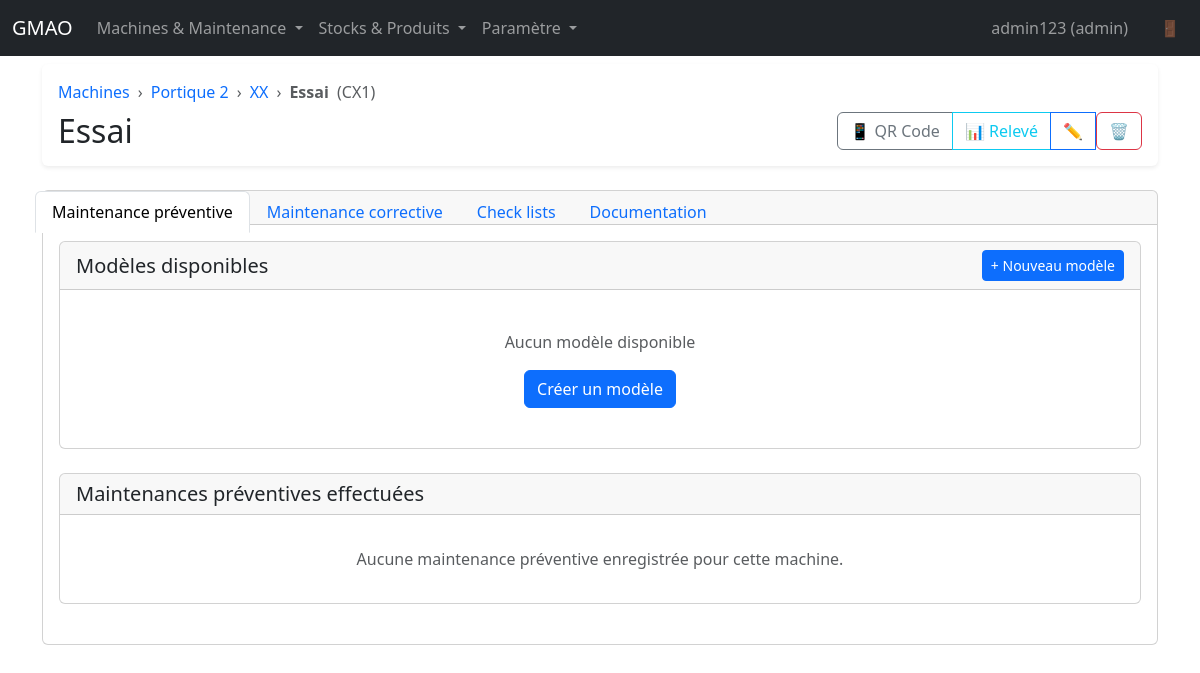
Page /machines/4 (signed in) on the committed database.
### app.py (models this page shows, shortened)
class User(UserMixin, db.Model):
    id = db.Column(db.Integer, primary_key=True)
    username = db.Column(db.String(80), unique=True, nullable=False)
    password_hash = db.Column(db.String(255), nullable=False)
    user_type = db.Column(db.String(20), nullable=False)

class Machine(db.Model):
    id = db.Column(db.Integer, primary_key=True)
    name = db.Column(db.String(120), nullable=False)
    code = db.Column(db.String(50), unique=True, nullable=False)
    parent_id = db.Column(db.Integer, db.ForeignKey("machine.id"))
    hour_counter_enabled = db.Column(db.Boolean, default=False)
    hours = db.Column(db.Float, default=0.0)
    counter_unit = db.Column(db.String(20), nullable=True)  # Unité du compteur (h, cycles, anneaux, etc.)
    stock_id = db.Column(db.Integer, db.ForeignKey("stock.id"), nullable=True)  # Stock associé par défaut
    parent = db.relationship("Machine", remote_side=[id], backref="children")
    stock = db.relationship("Stock")
    counters = db.relationship("Counter", back_populates="machine", cascade="all, delete-orphan")
    def is_root(self):
        return self.parent_id is None

### app.py (the view, shortened to what this page needs)
@app.route("/machines/<int:machine_id>")
@login_required
def machine_detail(machine_id):
    machine = Machine.query.get_or_404(machine_id)
    entries = (
        MaintenanceEntry.query.filter_by(machine_id=machine.id)
        .order_by(MaintenanceEntry.created_at.desc())
        .all()
    )
    corrective_maintenances = (
        CorrectiveMaintenance.query.filter_by(machine_id=machine.id)
        .order_by(CorrectiveMaintenance.created_at.desc())
        .all()
    )
    templates = []
    template_progress = []
    root_machine = machine
    while root_machine.parent:
        root_machine = root_machine.parent
    has_own_counter = machine.hour_counter_enabled
    has_root_counters = root_machine.is_root() and root_machine.counters
    has_counter = has_own_counter or has_root_counters
    if has_counter:
        templates = PreventiveReport.query.filter_by(machine_id=machine.id).order_by(PreventiveReport.name).all()
    children = sorted(machine.children, key=lambda c: c.name)
    if has_counter:
        ensure_all_progress_for_machine(machine)
    entries_by_report = {}
    if has_counter:
        progress_records = MaintenanceProgress.query.filter_by(machine_id=machine.id).all()
        progress_map = {(record.report_id, record.counter_id): record for record in progress_records}
    documents = MachineDocument.query.filter_by(machine_id=machine.id).order_by(MachineDocument.uploaded_at.desc()).all()
    checklist_templates = ChecklistTemplate.query.filter_by(machine_id=machine.id).order_by(ChecklistTemplate.name).all()
    for template in checklist_templates:
        _ = template.items  # Précharger les items
        _ = template.instances  # Précharger les instances
    checklist_instances = (
        ChecklistInstance.query.filter_by(machine_id=machine.id)
        .order_by(ChecklistInstance.created_at.desc())
        .limit(50)
        .all()
    )
    return render_template(
        "machine_detail.html",
        machine=machine,
        root_machine=root_machine,
        entries=entries,
        entries_by_report=entries_by_report,
        corrective_maintenances=corrective_maintenances,
        templates=templates,
        template_progress=template_progress,
        children=children,
        documents=documents,
        checklist_templates=checklist_templates,
        checklist_instances=checklist_instances,
    )

### app.py (called while the page is built, shortened)
@login_manager.user_loader
def load_user(user_id):
    return User.query.get(int(user_id))

def machine_lineage(machine):
    nodes = []
    current = machine
    while current:
        nodes.append(current)
        current = current.parent
    return list(reversed(nodes))

@app.context_processor
def inject_now():
    return {"now": dt.datetime.utcnow()}

def ensure_all_progress_for_machine(machine: Machine):
    existing_by_machine = {
        record.report_id: record
        for record in MaintenanceProgress.query.filter_by(machine_id=machine.id, counter_id=None).all()
    }
    existing_by_counter = {}
    root_machine = machine
    while root_machine.parent:
        root_machine = root_machine.parent
    all_counter_progress = MaintenanceProgress.query.filter_by(machine_id=machine.id).filter(MaintenanceProgress.counter_id.isnot(None)).all()
    for record in all_counter_progress:
        existing_by_counter[record.report_id] = record
    reports = PreventiveReport.query.filter_by(machine_id=machine.id).order_by(PreventiveReport.id).all()
    created = False
    if created:
        db.session.flush()
    all_progress = list(existing_by_machine.values()) + list(existing_by_counter.values())
    return all_progress

### templates/machine_detail.html (shortened to what this page needs)
{% extends "base.html" %}
{% block content %}
<div class="card mb-4 border-0 shadow-sm">
  <div class="card-body py-3">
    <nav aria-label="breadcrumb" class="mb-2">
      <ol class="breadcrumb mb-0" style="--bs-breadcrumb-divider: '›';">
        <li class="breadcrumb-item">
          <a href="{{ url_for('machines') }}" class="text-decoration-none">Machines</a>
        </li>
        {% for node in machine_lineage(machine) %}
          {% if loop.last %}
          <li class="breadcrumb-item active" aria-current="page">
            <strong>{{ node.name }}</strong>
            {% if node.code %}
            <span class="text-muted ms-1">({{ node.code }})</span>
            {% endif %}
          </li>
          {% else %}
          <li class="breadcrumb-item">
            <a href="{{ url_for('machine_detail', machine_id=node.id) }}" class="text-decoration-none">{{ node.name }}</a>
          </li>
          {% endif %}
        {% endfor %}
      </ol>
    </nav>
    <div class="d-flex justify-content-between align-items-center">
      <div>
        <h2 class="mb-0">{{ machine.name }}</h2>
      </div>
      <div class="btn-group">
        <a href="{{ url_for('machine_qrcode', machine_id=machine.id) }}" class="btn btn-outline-secondary" title="Voir le QR code" target="_blank">📱 QR Code</a>
        {% if current_user.user_type == 'admin' %}
        <a href="{{ url_for('counter_report', machine_id=machine.id) }}" class="btn btn-outline-info" title="Relevé compteur">📊 Relevé</a>
        <a href="{{ url_for('edit_machine', machine_id=machine.id) }}" class="btn btn-outline-primary" title="Modifier">✏️</a>
        <form method="post" action="{{ url_for('delete_machine', machine_id=machine.id) }}" class="d-inline" onsubmit="return confirm('Êtes-vous sûr de vouloir supprimer cette machine ? Cette action est irréversible.');">
          <button type="submit" class="btn btn-outline-danger" title="Supprimer">🗑️</button>
        </form>
        {% endif %}
      </div>
    </div>
  </div>
</div>
<div class="card mb-4">
  <div class="card-header p-0">
    <ul class="nav nav-tabs card-header-tabs" role="tablist">
      <li class="nav-item" role="presentation">
        <button class="nav-link active" id="preventive-tab" data-bs-toggle="tab" data-bs-target="#preventive" type="button" role="tab" aria-controls="preventive" aria-selected="true">
          Maintenance préventive
        </button>
      </li>
      <li class="nav-item" role="presentation">
        <button class="nav-link" id="corrective-tab" data-bs-toggle="tab" data-bs-target="#corrective" type="button" role="tab" aria-controls="corrective" aria-selected="false">
          Maintenance corrective
        </button>
      </li>
      <li class="nav-item" role="presentation">
        <button class="nav-link" id="checklists-tab" data-bs-toggle="tab" data-bs-target="#checklists" type="button" role="tab" aria-controls="checklists" aria-selected="false">
          Check lists
        </button>
      </li>
      <li class="nav-item" role="presentation">
        <button class="nav-link" id="documentation-tab" data-bs-toggle="tab" data-bs-target="#documentation" type="button" role="tab" aria-controls="documentation" aria-selected="false">
          Documentation
        </button>
      </li>
    </ul>
  </div>
  <div class="card-body">
    <div class="tab-content" id="machineTabsContent">
      <div class="tab-pane fade show active" id="preventive" role="tabpanel" aria-labelledby="preventive-tab">
        {% set has_own_counter = machine.hour_counter_enabled %}
        {% set has_root_counters = root_machine.is_root() and root_machine.counters %}
        {% if has_own_counter or has_root_counters %}
        <div class="card mb-4">
          <div class="card-header d-flex justify-content-between align-items-center">
            <h5 class="mb-0">Modèles disponibles</h5>
            {% if current_user.user_type == 'admin' %}
            <a class="btn btn-sm btn-primary" href="{{ url_for('new_maintenance', machine_id=machine.id) }}">
              + Nouveau modèle
            </a>
            {% endif %}
          </div>
          <div class="card-body">
            {% if templates %}
            <div class="row g-3">
              {% for item in template_progress %}
              {% set report = item.report %}
              {% set hours_remaining = item.hours_since %}
              <div class="col-md-6">
                <div class="card h-100 {% if hours_remaining <= 0 %}border-danger{% elif hours_remaining <= report.periodicity * 0.1 %}border-warning{% else %}border-secondary{% endif %}">
                  <div class="card-body">
                    <h6 class="card-title">{{ report.name }}</h6>
                    <div class="mb-2">
                      <span class="badge bg-secondary me-1">{{ report.periodicity }} h</span>
                      <span class="badge bg-info me-1">{{ report.components|length }} éléments</span>
                      {% if hours_remaining <= 0 %}
                      <span class="badge bg-danger">En retard</span>
                      {% elif hours_remaining <= report.periodicity * 0.1 %}
                      <span class="badge bg-warning">Proche</span>
                      {% endif %}
                    </div>
                    <p class="card-text small text-muted mb-2">
                      <strong>Avant maintenance :</strong>
                      {% set unit = machine.counter_unit or 'h' %}
                      {% if hours_remaining < 0 %}
                      <span class="text-danger">{{ "%.1f"|format(hours_remaining) }} {{ unit }} (retard)</span>
                      {% elif hours_remaining == 0 %}
                      <span class="text-danger">0 {{ unit }} (due)</span>
                      {% else %}
                      <span>{{ "%.1f"|format(hours_remaining) }} {{ unit }}</span>
                      {% endif %}
                    </p>
                  <div class="btn-group w-100" role="group">
                    <a class="btn btn-outline-secondary btn-sm" href="{{ url_for('maintenance_detail', report_id=report.id) }}">Voir</a>
                    {% if current_user.user_type in ['admin', 'technicien'] %}
                    <a class="btn btn-success btn-sm" href="{{ url_for('fill_maintenance', machine_id=machine.id, report_id=report.id) }}">Remplir</a>
                    {% endif %}
                  </div>
                  </div>
                </div>
              </div>
              {% endfor %}
            </div>
            {% else %}
            <div class="text-center py-4">
              <p class="text-muted mb-3">Aucun modèle disponible</p>
              <a class="btn btn-primary" href="{{ url_for('new_maintenance', machine_id=machine.id) }}">Créer un modèle</a>
            </div>
            {% endif %}
          </div>
        </div>
        {% endif %}
        <div class="card mb-4">
          <div class="card-header d-flex justify-content-between align-items-center">
            <h5 class="mb-0">Maintenances préventives effectuées</h5>
          </div>
          <div class="card-body">
            {% if entries %}
            <div class="list-group list-group-flush">
              {% for entry in entries %}
              <a class="list-group-item list-group-item-action" href="{{ url_for('maintenance_entry_detail', entry_id=entry.id) }}">
                <div class="d-flex justify-content-between align-items-start">
                  <div class="flex-grow-1">
                    <strong>{{ entry.report.name }}</strong>
                    <div class="text-muted small mt-1">
                      {% if entry.stock %}
                      <span class="badge bg-info">Stock : {{ entry.stock.name }}</span>
                      {% endif %}
                    </div>
                  </div>
                  <small class="text-muted">
                    {{ entry.created_at.strftime("%d/%m/%Y %H:%M") }}
                    {% if entry.user %}
                    · {{ entry.user.username }}
                    {% endif %}
                  </small>
                </div>
              </a>
              {% endfor %}
            </div>
            {% else %}
            <p class="text-muted mb-0 text-center py-3">Aucune maintenance préventive enregistrée pour cette machine.</p>
            {% endif %}
          </div>
        </div>
      </div>
    </div>
  </div>
</div>
{% endblock %}

### templates/base.html (shortened to what this page needs)
<!doctype html>
<html lang="fr">
  <head>
    <link
      href="https://cdn.jsdelivr.net/npm/bootstrap@5.3.3/dist/css/bootstrap.min.css"
      rel="stylesheet"
    />
  </head>
  <body>
    <nav class="navbar navbar-expand-lg navbar-dark bg-dark fixed-top">
      <div class="container-fluid">
        <a class="navbar-brand" href="{{ url_for('index') }}">GMAO</a>
        <div class="collapse navbar-collapse" id="navbarNav">
          {% if current_user.is_authenticated %}
          <ul class="navbar-nav me-auto">
            <li class="nav-item dropdown">
              <a class="nav-link dropdown-toggle" href="#" id="navbarDropdown2" role="button" data-bs-toggle="dropdown" aria-expanded="false">
                Machines & Maintenance
              </a>
            </li>
            <li class="nav-item dropdown">
              <a class="nav-link dropdown-toggle" href="#" id="navbarDropdown3" role="button" data-bs-toggle="dropdown" aria-expanded="false">
                Stocks & Produits
              </a>
            </li>
            {% if current_user.user_type == 'admin' %}
            <li class="nav-item dropdown">
              <a class="nav-link dropdown-toggle" href="#" id="navbarDropdownParams" role="button" data-bs-toggle="dropdown" aria-expanded="false">
                Paramètre
              </a>
            </li>
            {% endif %}
          </ul>
          <ul class="navbar-nav">
            <li class="nav-item">
              <span class="nav-link me-3" style="cursor: default;">{{ current_user.username }} ({{ current_user.user_type }})</span>
            </li>
            <li class="nav-item">
              <a class="nav-link" href="{{ url_for('logout') }}" title="Déconnexion">🚪</a>
            </li>
          </ul>
          {% else %}
          <ul class="navbar-nav ms-auto">
            <li class="nav-item">
              <a class="nav-link" href="{{ url_for('login') }}">Connexion</a>
            </li>
          </ul>
          {% endif %}
        </div>
      </div>
    </nav>
    <main class="container">
      {% block content %}{% endblock %}
    </main>
  </body>
</html>

### templates/base.html (style rules this page uses)
body { padding-top: 4rem; }

### rows in the picture
User: username "admin123", user_type "admin"
Machine: name "Portique 2"
Machine: name "XX"
Machine: name "Essai", code "CX1"
